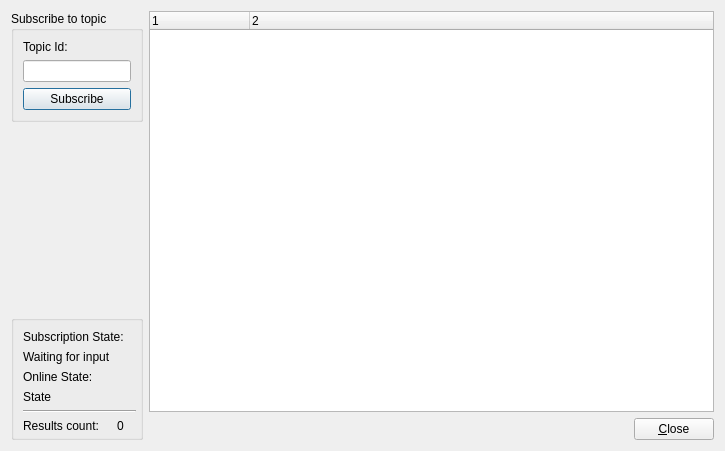
<?xml version="1.0" encoding="UTF-8"?>
<ui version="4.0">
 <class>form_topicSubscribe</class>
 <widget class="QDialog" name="form_topicSubscribe">
  <property name="geometry">
   <rect>
    <x>0</x>
    <y>0</y>
    <width>725</width>
    <height>451</height>
   </rect>
  </property>
  <property name="windowTitle">
   <string>Subscribe to topic</string>
  </property>
  <property name="locale">
   <locale language="English" country="UnitedStates"/>
  </property>
  <layout class="QGridLayout" name="gridLayout">
   <item row="0" column="0">
    <layout class="QVBoxLayout" name="verticalLayout_4">
     <item>
      <widget class="QGroupBox" name="groupBox">
       <property name="sizePolicy">
        <sizepolicy hsizetype="Fixed" vsizetype="Fixed">
         <horstretch>0</horstretch>
         <verstretch>0</verstretch>
        </sizepolicy>
       </property>
       <property name="baseSize">
        <size>
         <width>132</width>
         <height>291</height>
        </size>
       </property>
       <property name="title">
        <string>Subscribe to topic</string>
       </property>
       <layout class="QVBoxLayout" name="verticalLayout_2">
        <property name="sizeConstraint">
         <enum>QLayout::SetFixedSize</enum>
        </property>
        <item>
         <widget class="QLabel" name="label">
          <property name="text">
           <string>Topic Id:</string>
          </property>
         </widget>
        </item>
        <item>
         <widget class="QLineEdit" name="inputField_topicId"/>
        </item>
        <item>
         <widget class="QPushButton" name="cmd_subscribe">
          <property name="text">
           <string>Subscribe</string>
          </property>
         </widget>
        </item>
       </layout>
      </widget>
     </item>
     <item>
      <spacer name="verticalSpacer">
       <property name="orientation">
        <enum>Qt::Vertical</enum>
       </property>
       <property name="sizeHint" stdset="0">
        <size>
         <width>20</width>
         <height>40</height>
        </size>
       </property>
      </spacer>
     </item>
     <item>
      <widget class="QGroupBox" name="groupBox_2">
       <property name="sizePolicy">
        <sizepolicy hsizetype="Preferred" vsizetype="Preferred">
         <horstretch>0</horstretch>
         <verstretch>0</verstretch>
        </sizepolicy>
       </property>
       <property name="baseSize">
        <size>
         <width>132</width>
         <height>58</height>
        </size>
       </property>
       <property name="title">
        <string/>
       </property>
       <property name="alignment">
        <set>Qt::AlignCenter</set>
       </property>
       <layout class="QVBoxLayout" name="verticalLayout_6">
        <property name="spacing">
         <number>6</number>
        </property>
        <property name="sizeConstraint">
         <enum>QLayout::SetMaximumSize</enum>
        </property>
        <property name="rightMargin">
         <number>4</number>
        </property>
        <property name="bottomMargin">
         <number>4</number>
        </property>
        <item>
         <layout class="QVBoxLayout" name="verticalLayout_5">
          <item>
           <layout class="QVBoxLayout" name="verticalLayout_3">
            <item>
             <widget class="QLabel" name="label_5">
              <property name="text">
               <string>Subscription State:</string>
              </property>
             </widget>
            </item>
            <item>
             <widget class="QLabel" name="label_SubscribeState">
              <property name="text">
               <string>Waiting for input</string>
              </property>
             </widget>
            </item>
            <item>
             <widget class="QLabel" name="label_2">
              <property name="text">
               <string>Online State:</string>
              </property>
             </widget>
            </item>
            <item>
             <widget class="QLabel" name="label_ConnectednessStatus">
              <property name="text">
               <string>State</string>
              </property>
             </widget>
            </item>
           </layout>
          </item>
          <item>
           <widget class="Line" name="line">
            <property name="orientation">
             <enum>Qt::Horizontal</enum>
            </property>
           </widget>
          </item>
          <item>
           <layout class="QHBoxLayout" name="horizontalLayout_2">
            <item>
             <widget class="QLabel" name="label_4">
              <property name="text">
               <string>Results count:</string>
              </property>
             </widget>
            </item>
            <item>
             <widget class="QLabel" name="label_ResultCount">
              <property name="text">
               <string>0</string>
              </property>
              <property name="alignment">
               <set>Qt::AlignCenter</set>
              </property>
             </widget>
            </item>
           </layout>
          </item>
         </layout>
        </item>
       </layout>
      </widget>
     </item>
    </layout>
   </item>
   <item row="0" column="1">
    <layout class="QVBoxLayout" name="verticalLayout">
     <item>
      <widget class="QTreeWidget" name="treeWidget_SubscribeResults">
       <column>
        <property name="text">
         <string notr="true">1</string>
        </property>
       </column>
       <column>
        <property name="text">
         <string>2</string>
        </property>
       </column>
      </widget>
     </item>
     <item>
      <layout class="QHBoxLayout" name="horizontalLayout">
       <item>
        <spacer name="horizontalSpacer">
         <property name="orientation">
          <enum>Qt::Horizontal</enum>
         </property>
         <property name="sizeHint" stdset="0">
          <size>
           <width>40</width>
           <height>20</height>
          </size>
         </property>
        </spacer>
       </item>
       <item>
        <widget class="QPushButton" name="cmd_close">
         <property name="text">
          <string>&amp;Close</string>
         </property>
        </widget>
       </item>
      </layout>
     </item>
    </layout>
   </item>
  </layout>
 </widget>
 <resources/>
 <connections/>
</ui>
